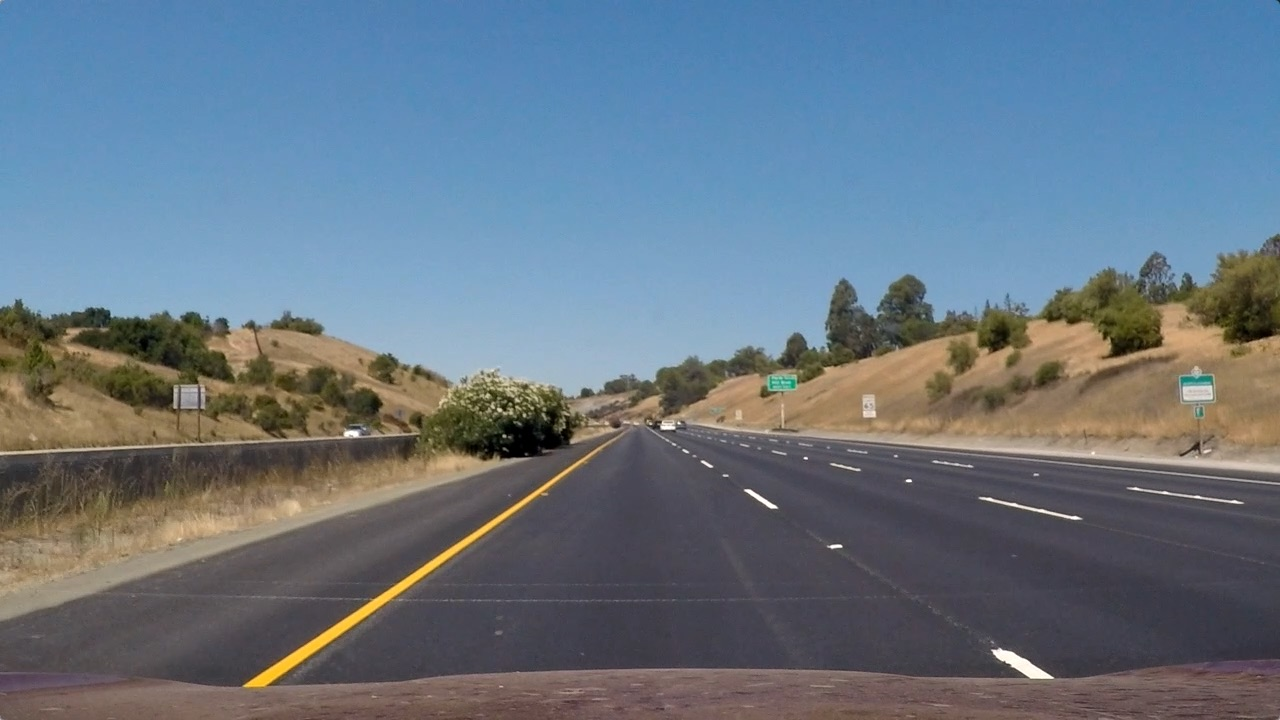
#> input picture v24_11_28/images/straight_lines1.jpg, 1280 x 720 px; the run also reads 1 picture not shown here
$ jupyter execute perspective_transform.ipynb
#> lines starting #> are read from the running program, lines starting #| are printed output that depends on the picture
### 카메라 파라미터 로드 + 원본이미지 로드

[cell 1]
import cv2
import numpy as np
import pickle
import matplotlib.pyplot as plt

raw_img_1 = cv2.imread('images/straight_lines1.jpg', cv2.IMREAD_COLOR)
#> raw_img_1 is the input picture: shape (720, 1280, 3); mean B, G, R 131.2, 117.7, 103.2
raw_img_2 = cv2.imread('images/straight_lines2.jpg', cv2.IMREAD_COLOR)
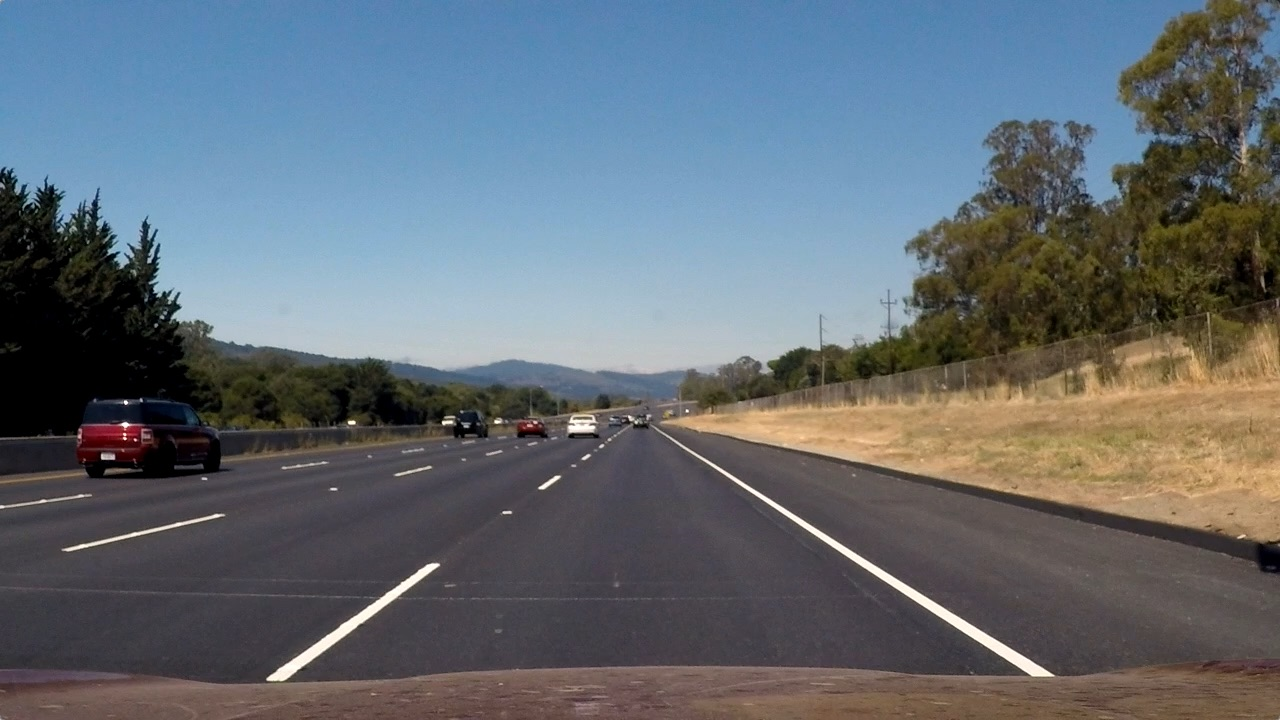
#> input picture v24_11_28/images/straight_lines2.jpg, 1280 x 720 px
#> raw_img_2 is the input picture: shape (720, 1280, 3); mean B, G, R 115.1, 107.7, 99.4

calibration_data = pickle.load(open('calibration_data.p','rb'))
#> (reads v24_11_28/calibration_data.p from the repository)

matrix = calibration_data['camera_matrix']
dist_coef = calibration_data['distortion_coefficient']

source_points = [(580, 460), (205, 720), (1110, 720), (703, 460)]
dest_points = [(320, 0), (320, 720), (960, 720), (960, 0)]

warp_matrix = cv2.getPerspectiveTransform(np.float32(source_points), np.float32(dest_points))
inv_warp_matrix = cv2.getPerspectiveTransform(np.float32(dest_points), np.float32(source_points))

[cell 2]
def show_dotted_image(this_image, points, color=[255,0,255], thickness=5, d=15):
#> called with thickness = 5, d = 15
    image = this_image.copy()
    image =cv2.cvtColor(image, cv2.COLOR_BGR2RGB)

    cv2.line(image, points[0],points[1],color,thickness)
    cv2.line(image, points[2],points[3],color,thickness)

    circle_color = (30,120,180)
    for point in points:
        cv2.circle(image, point, d,circle_color,-1)
#> image: shape (720, 1280, 3); mean R, G, B 104, 117.4, 132.9

    fig, ax = plt.subplots(1)
    ax.set_aspect('equal')
    ax.imshow(image)

    plt.show()

[cell 3]
img_dst_1 = cv2.undistort(raw_img_1, matrix, dist_coef, None, matrix)
show_dotted_image(img_dst_1,source_points)

[cell 4]
def birdeye_sky_view(ground_image):
    temp_image = cv2.undistort(ground_image, matrix, dist_coef, None, matrix)
    shape = (temp_image.shape[1] ,temp_image.shape[0]) # (width,height)
#> shape = (1280, 720)
    # 위쪽에 이미 구해놓았음
    # warp_matrix = cv2.getPerspectiveTransform(np.float32(source_points), np.float32(dest_points))
    warp_image = cv2.warpPerspective(temp_image, warp_matrix, shape, flags=cv2.INTER_LINEAR)

    return warp_image

[cell 5]
img_warp_1 = birdeye_sky_view(raw_img_1)
show_dotted_image(img_warp_1,dest_points)
#> after the loop in show_dotted_image (call 2), `for point in points:`: image: shape (720, 1280, 3); mean R, G, B 87, 80, 87.8

[cell 6]
img_dst_2 = cv2.undistort(raw_img_2, matrix, dist_coef, None, matrix)
show_dotted_image(img_dst_2,source_points)
#> after the loop in show_dotted_image (call 3), `for point in points:`: image: shape (720, 1280, 3); mean R, G, B 100.8, 108, 117.5

[cell 7]
img_warp_2 = birdeye_sky_view(raw_img_2)
show_dotted_image(img_warp_2,dest_points,(210,160,210))
#> call 4 of show_dotted_image, with color = (210, 160, 210), thickness = 5, d = 15
#> after the loop in show_dotted_image (call 4), `for point in points:`:
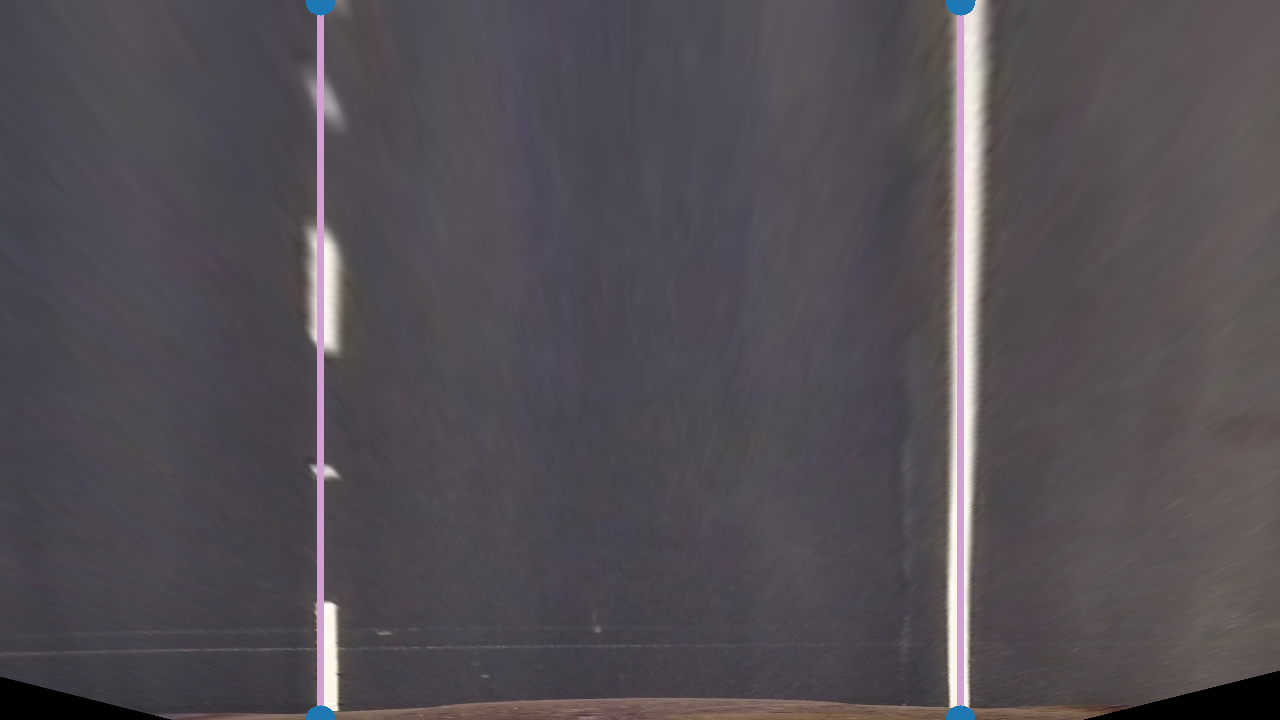
#> image: shape (720, 1280, 3); mean R, G, B 83.3, 77.9, 83.9

[cell 8]
raw_img_3 = cv2.imread('images/curve_lines1.jpg',cv2.IMREAD_COLOR)
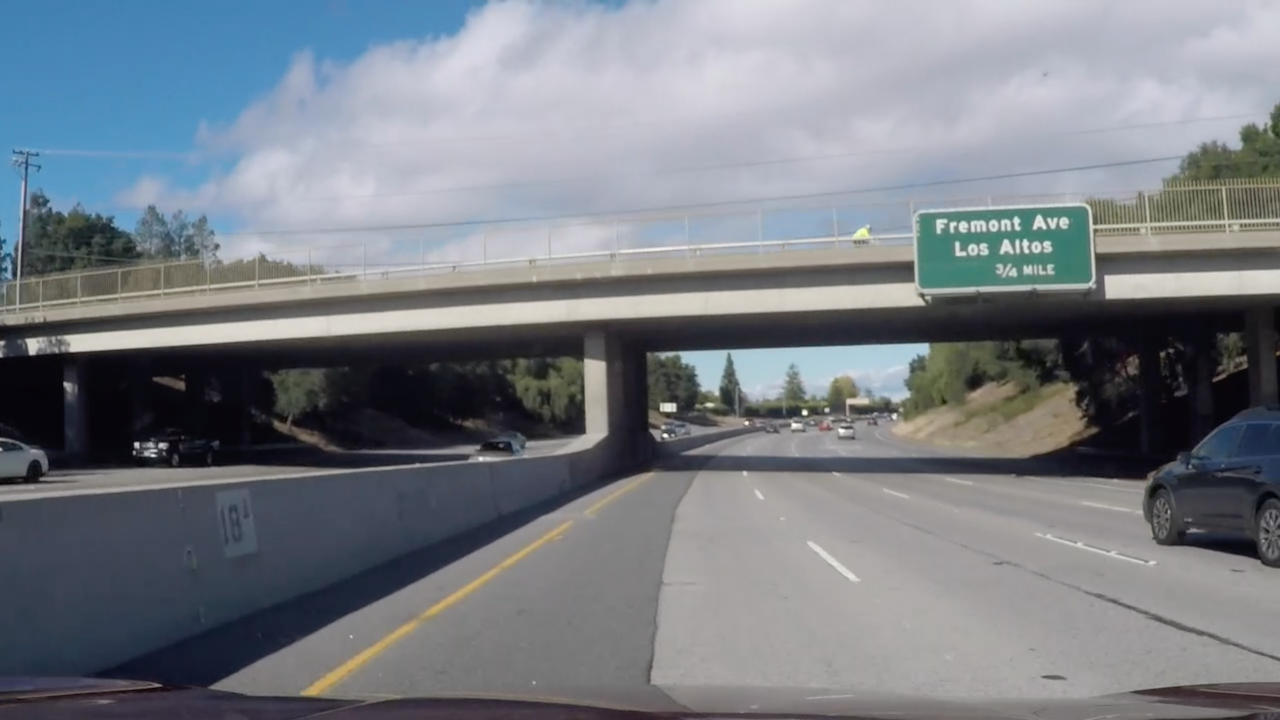
#> input picture v24_11_28/images/curve_lines1.jpg, 1280 x 720 px
#> raw_img_3 is the input picture: shape (720, 1280, 3); mean B, G, R 132.9, 125.7, 120.2
img_dst_3 = cv2.undistort(raw_img_3, matrix, dist_coef, None, matrix)
show_dotted_image(img_dst_3,source_points)
#> after the loop in show_dotted_image (call 5), `for point in points:`: image: shape (720, 1280, 3); mean R, G, B 123.2, 126.5, 135

[cell 9]
img_warp_3 = birdeye_sky_view(raw_img_3)
show_dotted_image(img_warp_3,dest_points,(210,160,210))
#> after the loop in show_dotted_image (call 6), `for point in points:`: image: shape (720, 1280, 3); mean R, G, B 104.4, 104, 110.1

### 결과값을 한꺼번에 보기

[cell 10]
def get_dotted_image(this_image, points, color=[255,0,255], thickness=5, d=15):
#> called with thickness = 5, d = 15
    image = this_image.copy()

    cv2.line(image, points[0],points[1],color,thickness)
    cv2.line(image, points[2],points[3],color,thickness)

    circle_color = (180,120,30)
    for point in points:
        cv2.circle(image, point, d,circle_color,-1)
#> image: shape (720, 1280, 3); mean B, G, R 135, 126.5, 123.2
    return image

[cell 11]
import glob

images = glob.glob('P2_Perspective_transform/images/*.jpg')
tot_images = len(images)

for idx, fname in enumerate(images):
    img = cv2.imread(fname)
    img_dst = cv2.undistort(img, matrix, dist_coef, None, matrix)
    img_1 = get_dotted_image(img_dst,source_points)
    img_2 = birdeye_sky_view(img_dst)
    img_2 = get_dotted_image(img_2,dest_points,(210,160,210))
#> call 2 of get_dotted_image, with color = (210, 160, 210), thickness = 5, d = 15
#> after the loop in get_dotted_image (call 2), `for point in points:`:
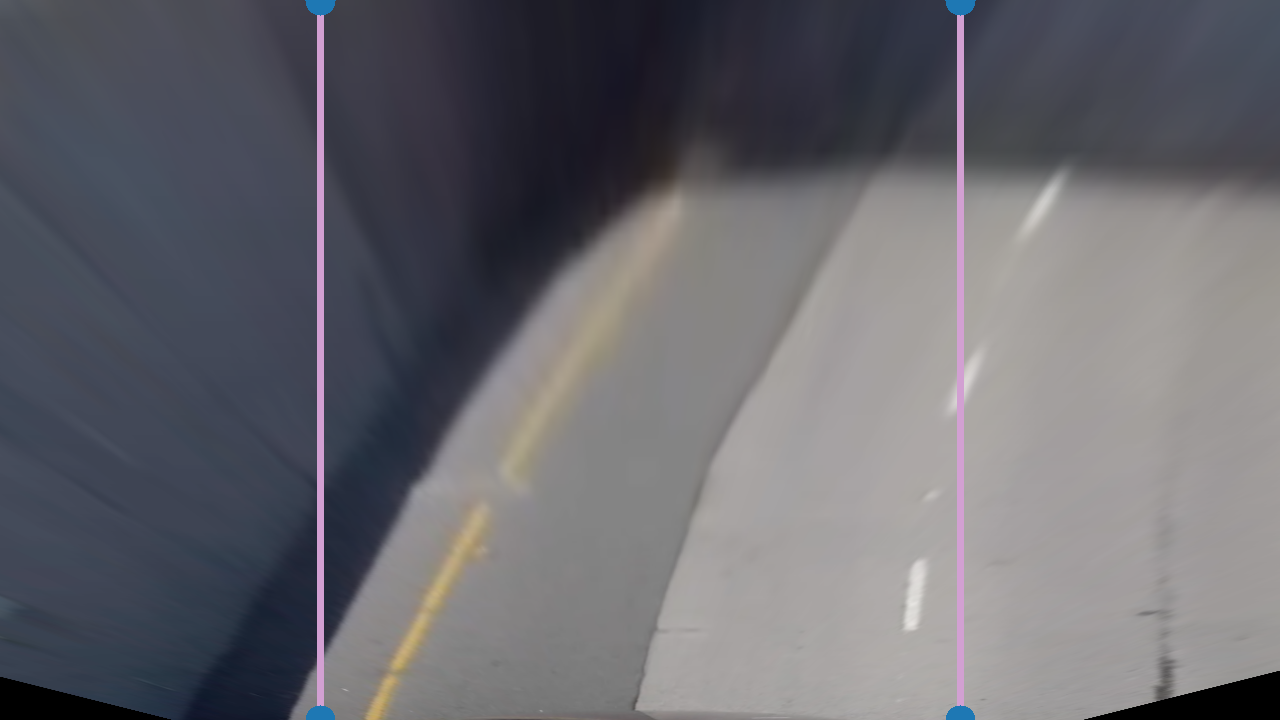
#> image: shape (720, 1280, 3); mean B, G, R 110.1, 104, 104.4
    img_dst = cv2.hconcat([img_1,img_2])
    img_dst = cv2.pyrDown(img_dst)
#> img_dst: shape (360, 1280, 3)
    cv2.putText(img_dst, f'{idx+1:02d}/{tot_images}', (10,30), cv2.FONT_HERSHEY_SIMPLEX, 0.7, (0,0,255), 2, cv2.LINE_AA)
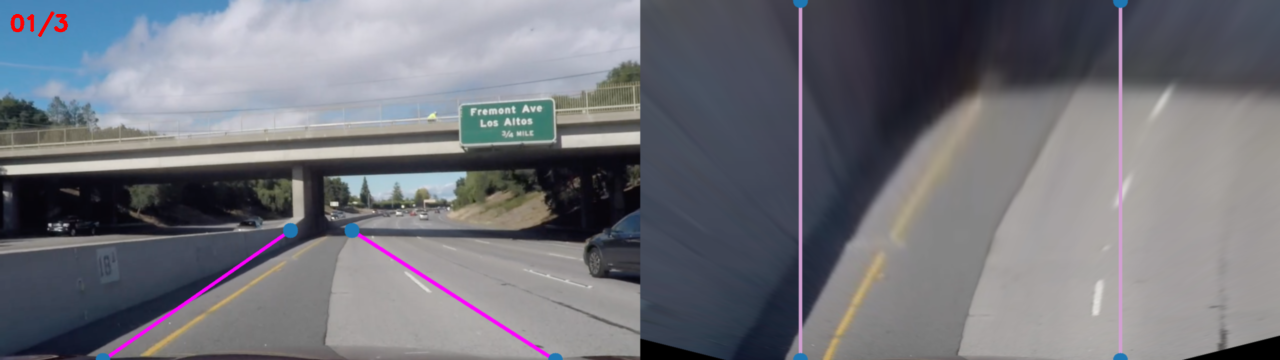
#> img_dst: shape (360, 1280, 3); mean B, G, R 122.4, 115.1, 114
    cv2.imshow('img', img_dst)
    cv2.waitKey(800)
#> pass 2 of the loop `for idx, fname in enumerate(images):`:
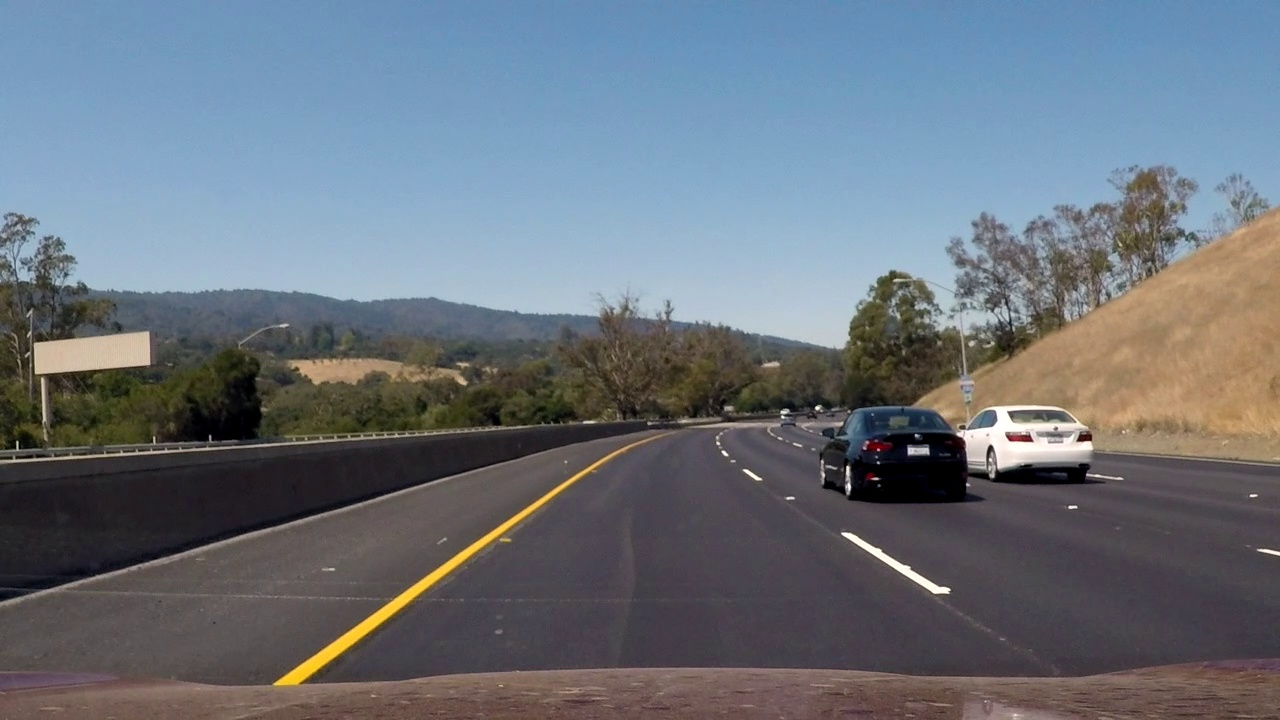
#> input picture v24_11_28/P2_Perspective_transform/images/frame_010.jpg, 1280 x 720 px
#> img is the input picture: shape (720, 1280, 3); mean B, G, R 123.6, 114.4, 106.4
#> `img_dst = cv2.undistort(img, matrix, dist_coef, None, matrix)`:
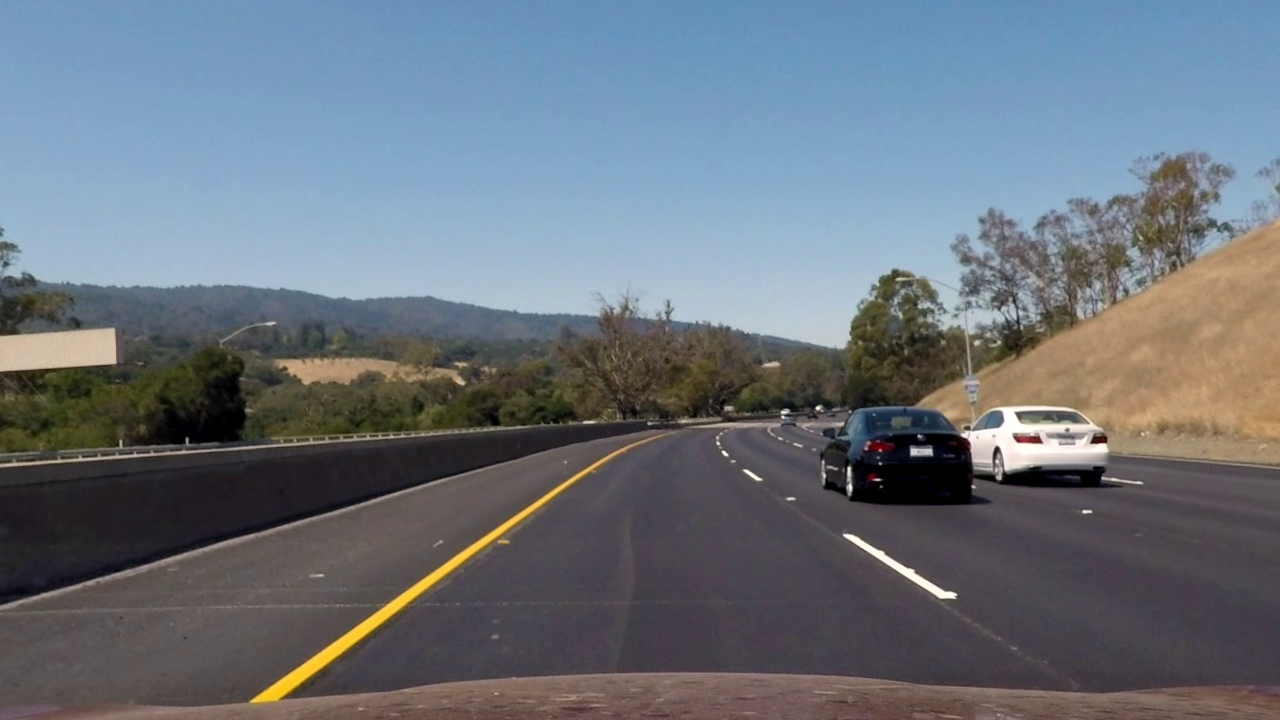
#> img_dst: shape (720, 1280, 3); mean B, G, R 124, 114.8, 106.6
#> in get_dotted_image (call 3), `cv2.line(image, points[2],points[3],color,thickness)`:
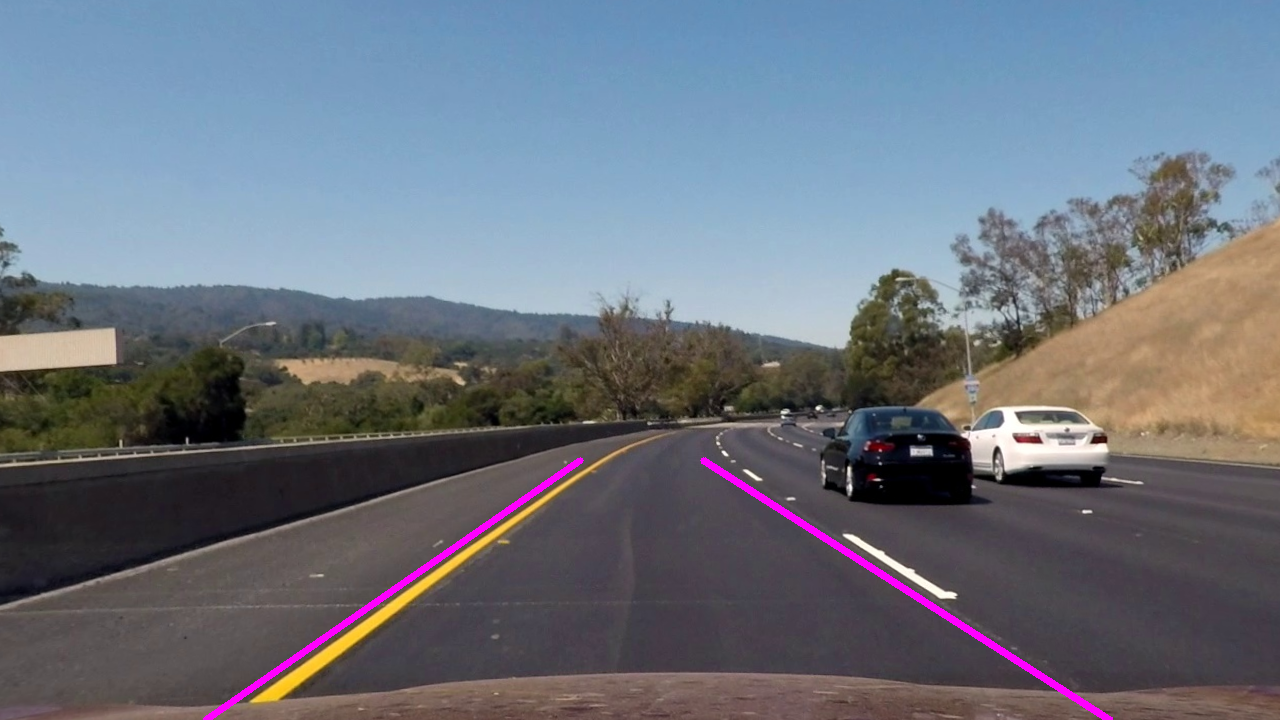
#> image: shape (720, 1280, 3); mean B, G, R 125.3, 114.3, 107.8
cv2.destroyAllWindows()
